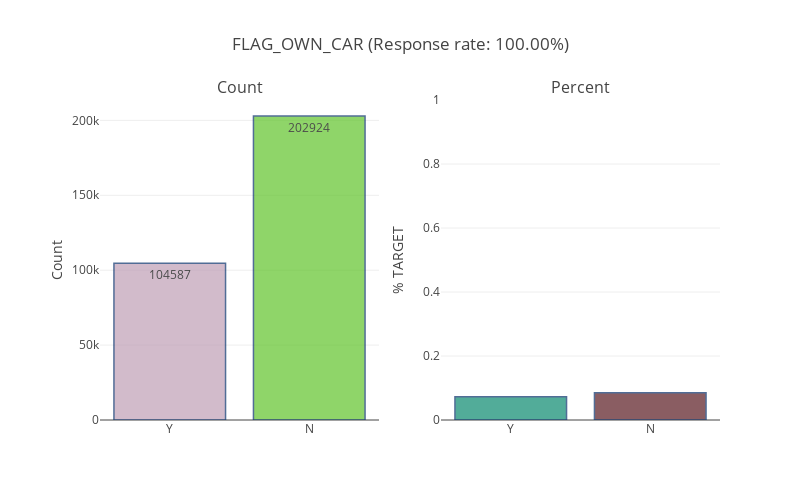

Notebook cell for this chart:
### Markdown cell above
### <a id='2_1_3'>2.1.3. Do the client own a car?</a>

### Code cell
temp_col = features_dtype_object[2]
plot_count_percent_for_object(application_train, temp_col)

### Figure 1 — Plotly figure (JSON) as saved in the notebook; plotly's stock layout.template omitted (floating-point values rounded to 4 significant figures)
{"data": [{"marker": {"color": ["#BF9FB6", "#60C42A", "#B20F62", "#5B6362", "#FBC850", "#756E81", "#AC72C0", "#36B555", "#32E36F", "#3712E4", "#A4D04C", "#7CF825", "#907B11", "#E40959", "#6380F9", "#9D9CFF", "#BC5BFB", "#7C76B9", "#86DEBB", "#441056", "#F353EC", "#E3455F", "#F5F01B", "#1E74E6", "#CBD562", "#34E4D2", "#CE5D88", "#781071", "#5423E3", "#E89CF5", "#82154E", "#745B99", "#12F2AF", "#E6B83D", "#B8CC03", "#10B2FB", "#35F11E", "#DFFEF7", "#A33D09", "#2163B2", "#FD5CEF", "#9C2CF5", "#595F5D", "#350A56", "#1081D5", "#B672BE", "#538F39", "#D611A6", "#DF9677", "#F129DB", "#7C49CB", "#214B8C", "#A360AB", "#22B5B6", "#DB63D1", "#0A0218", "#8BC02E", "#9B8747", "#8697DC", "#689036", "#2C2ED8", "#7E9B3C", "#884B0C", "#7E693F", "#CD3491", "#987C63", "#FB99DA", "#4D7B2C", "#B0C1D9", "#A3B72C", "#CB9C5B", "#BBD2C6", "#B4A657", "#9995DF", "#997879", "#4D1F60", "#A586BF", "#70E20B", "#87647D", "#45BDAC", "#359682", "#838A85", "#5473A4", "#90E19F", "#94E86D", "#1CE3BE", "#F76332", "#48F7B7", "#9441C2", "#14F1E2", "#DE60C8", "#C8DB7C", "#84CA10", "#DA8BEE", "#94BE18", "#012BF9", "#40DBAE", "#464201", "#03BDD9", "#B9FFDD"], "line": {"color": "rgb(8,48,107)", "width": 1.5}}, "name": "Percent", "opacity": 0.7, "orientation": "v", "text": [104587, 202924], "textfont": {"color": "rgb(0, 0, 0)", "size": 12}, "textposition": "auto", "type": "bar", "x": ["Y", "N"], "xaxis": "x1", "y": [104587, 202924], "yaxis": "y1"}, {"marker": {"color": ["#0A896F", "#591921", "#EE2FCB", "#15C6F8", "#ED579E", "#7F3D1B", "#BFD3C0", "#A70750", "#1F190E", "#C5A72D", "#5DEFC7", "#9EF0BF", "#5B59BB", "#5BC77A", "#C7EB16", "#B33205", "#CB31D1", "#82F748", "#704BDC", "#F4F64F", "#38B39B", "#C14B05", "#8CF35F", "#153123", "#196ADC", "#422C3B", "#2E8ADD", "#158CA3", "#32D1DD", "#A4C1A9", "#442DFA", "#49C807", "#DB38C9", "#0A42A1", "#54A529", "#FB3305", "#B17234", "#AA06E2", "#BE9F6F", "#561666", "#4D0E7D", "#393118", "#D37EEE", "#6CC5F3", "#2181F9", "#4CBCEB", "#1DA109", "#53F013", "#12352E", "#3609D6", "#92671F", "#0EE934", "#ED473D", "#78B057", "#53CD34", "#545B54", "#CF0432", "#B54B96", "#B01CAF", "#81E761", "#17AD2F", "#044D5E", "#35E66E", "#33E76C", "#C27B4F", "#E6A0F3", "#3C237A", "#ADB95A", "#2C0C10", "#F47BC3", "#50DAB9", "#C9BB46", "#CE579A", "#A8A709", "#BB55F2", "#7B9151", "#C971F3", "#DA3FF8", "#987583", "#C8AE7B", "#DB0897", "#C78938", "#240288", "#79B029", "#3C4CCE", "#5D6807", "#391A02", "#FF0BB1", "#1D9E2C", "#808CD7", "#9978A0", "#A7EF89", "#CBF2C3", "#B109B3", "#9F1662", "#EFA899", "#6D4E40", "#B7BADA", "#46C13B", "#4F6307"], "line": {"color": "rgb(8,48,107)", "width": 1.5}}, "opacity": 0.7, "orientation": "v", "text": [["Y", 0.07244], ["N", 0.085]], "textfont": {"color": "rgb(0, 0, 0)", "size": 12}, "textposition": "auto", "type": "bar", "x": ["Y", "N"], "xaxis": "x2", "y": [0.07244, 0.085], "yaxis": "y2"}], "layout": {"annotations": [{"font": {"size": 16}, "showarrow": false, "text": "Count", "x": 0.225, "xanchor": "center", "xref": "paper", "y": 1, "yanchor": "bottom", "yref": "paper"}, {"font": {"size": 16}, "showarrow": false, "text": "Percent", "x": 0.775, "xanchor": "center", "xref": "paper", "y": 1, "yanchor": "bottom", "yref": "paper"}], "height": 500, "margin": {"l": 100}, "showlegend": false, "title": "FLAG_OWN_CAR (Response rate: 100.00%)", "width": 800, "xaxis1": {"anchor": "y1", "domain": [0, 0.45]}, "xaxis2": {"anchor": "y2", "domain": [0.55, 1]}, "yaxis1": {"anchor": "x1", "domain": [0, 1], "title": "Count"}, "yaxis2": {"anchor": "x2", "domain": [0, 1], "range": [0, 1], "title": "% TARGET"}}}
